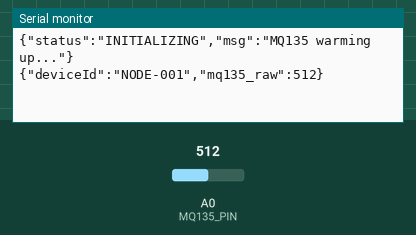
Simulated run of this sketch. Board: Arduino Uno, built with avr-gcc and run on an emulated ATmega328P. Shown: the last lines printed to the serial monitor. The inputs (shaded band) are chosen by the test bench; at power-on: A0 (MQ135_PIN) = 512.

Above: at 3.2 s.
3.3 s: A0 (MQ135_PIN) set to 716
At 8.4 s:
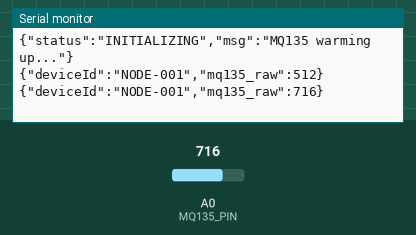
8.9 s: A0 (MQ135_PIN) set to 900
At 13.4 s:
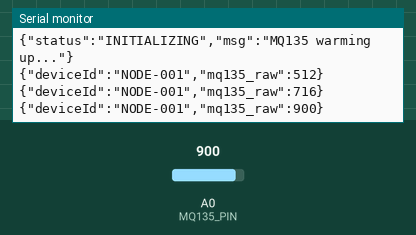
Timing chart, 0 to 14.9 s (numbered marks = the images above; inputs shaded):
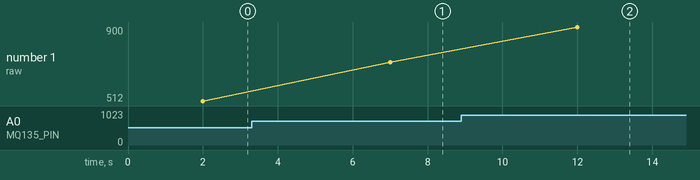

Measured:
- after the input at 3.3 s, the serial monitor: prints a new line after 3.7 s (image 1)
- after the input at 8.9 s, the serial monitor: prints a new line after 3.1 s (image 2)
- plotted number 1: 512 → 716 after the input at 3.3 s, 716 → 900 after the input at 8.9 s

The sketch:

uno_serial_node.ino
```cpp
/**
 * CityClean Civic Issue Reporting Platform
 * Arduino Uno Serial Node (Path B)
 *
 * Hardware:
 * - Arduino Uno (ATmega328P)
 * - MQ135 Gas Sensor connected to Analog Pin A0
 * - Powered via USB 5V
 *
 * Output:
 * Prints one newline-delimited JSON string per sample interval at 9600 baud.
 * Read by the CityClean Python Serial Gateway (hardware/gateway/gateway.py).
 */

const int MQ135_PIN = A0;
const char* DEVICE_ID = "NODE-001";
const unsigned long SAMPLE_INTERVAL_MS = 5000; // 5 seconds

void setup() {
  Serial.begin(9600);
  while (!Serial) {
    ; // Wait for serial port connection
  }

  // Pre-heat stabilization notice
  Serial.println(F("{\"status\":\"INITIALIZING\",\"msg\":\"MQ135 warming up...\"}"));
  delay(2000);
}

void loop() {
  // Read MQ135 analog value (0 - 1023)
  int rawValue = analogRead(MQ135_PIN);

  // Format and print JSON line
  Serial.print(F("{\"deviceId\":\""));
  Serial.print(DEVICE_ID);
  Serial.print(F("\",\"mq135_raw\":"));
  Serial.print(rawValue);
  Serial.println(F("}"));

  delay(SAMPLE_INTERVAL_MS);
}
```
